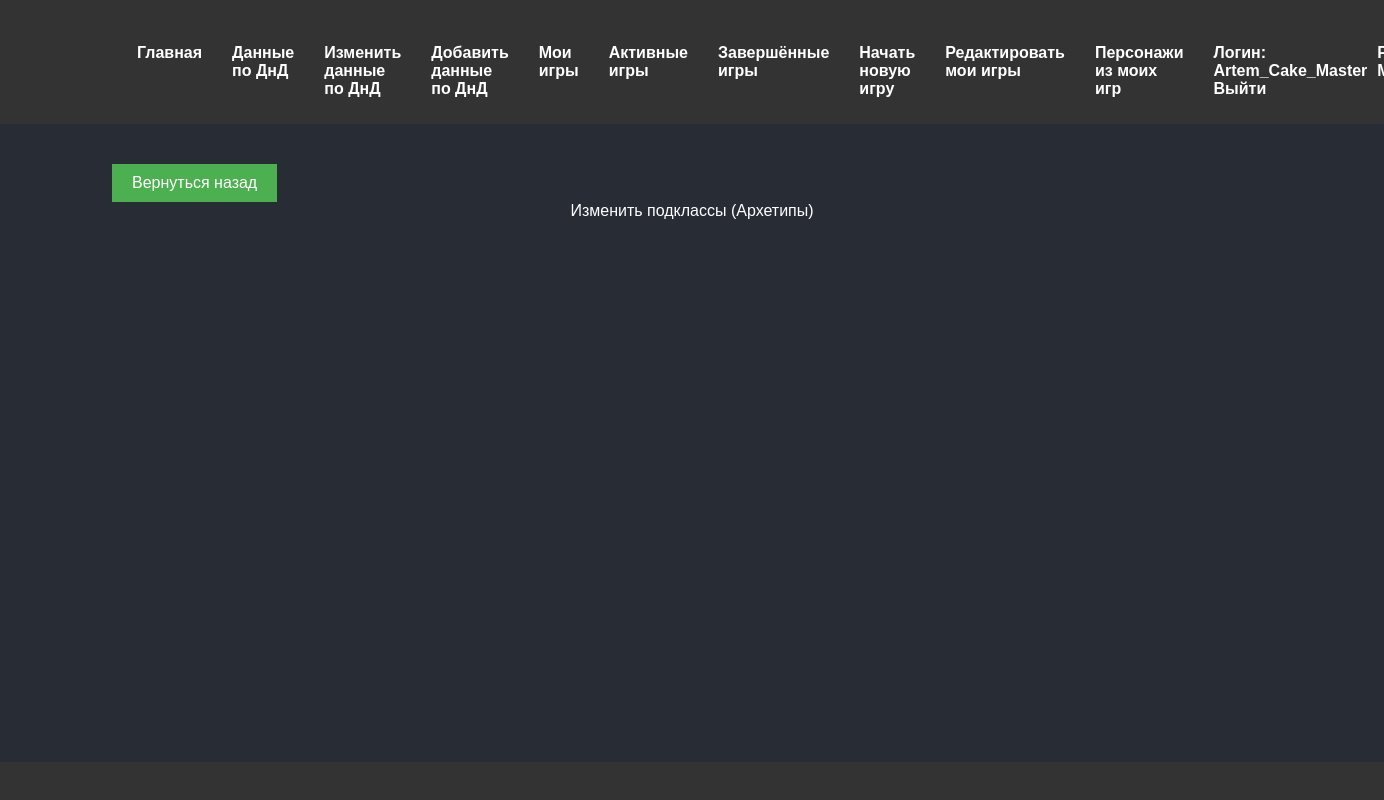
The app's page /EditArchetypes (signed in), older data.
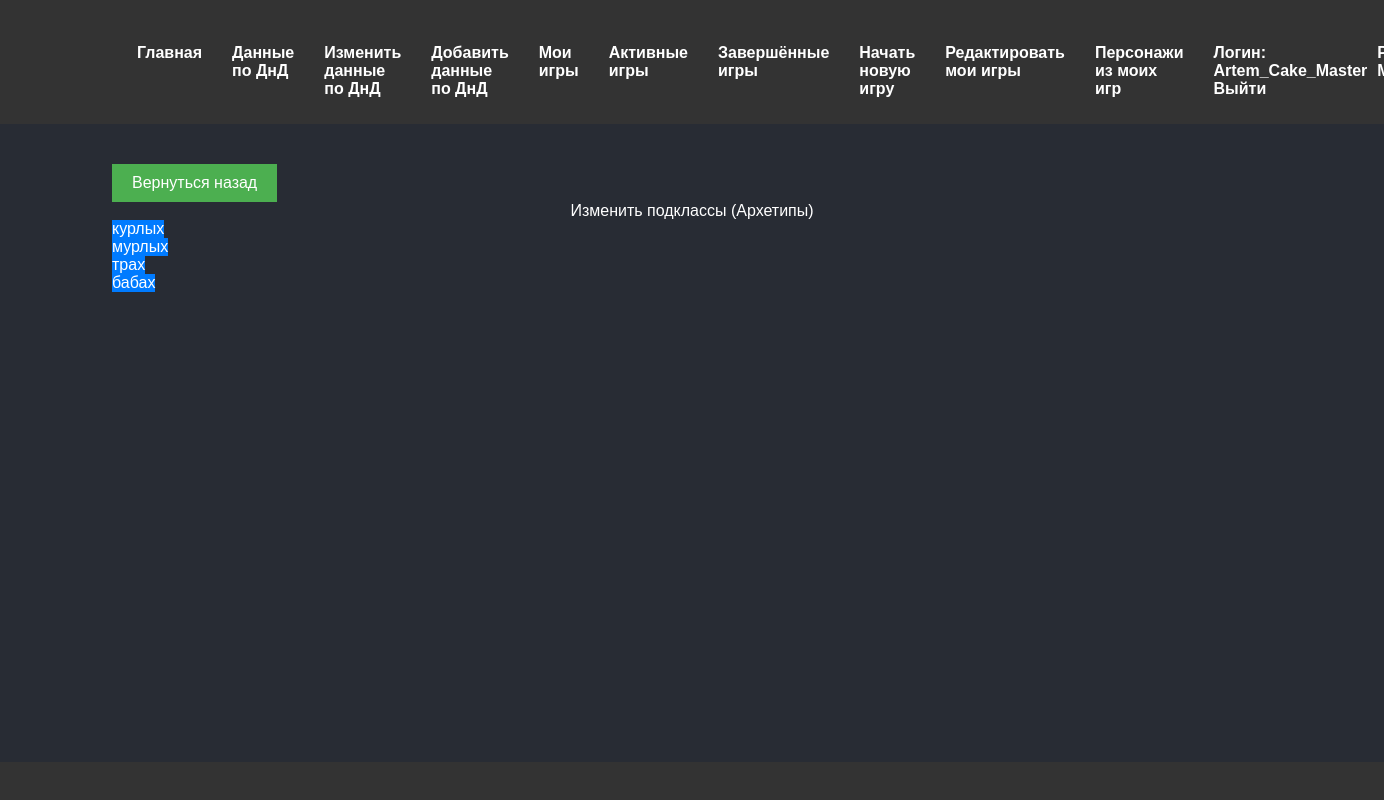
The same page, newer data.
### functions/Classes.py (models this page shows)
class Role(db.Model, RoleMixin):
    __tablename__ = 'Role'
    id       = db.Column(db.Integer(), primary_key=True)
    RoleName = db.Column(db.String(80), unique=True)
    name     = db.Column(db.String(80), unique=True)
    NameUser = db.Column(db.String(80), unique=True)

class User(db.Model, UserMixin):
    __tablename__ = 'User'
    id          = db.Column(db.Integer, autoincrement=True, primary_key=True)
    login       = db.Column(db.String, unique=True)
    password    = db.Column(db.String(255), nullable=False, server_default='')
    active      = db.Column(db.Boolean())
    roles       = db.relationship('Role'  , secondary=Roles_Users
                                                , backref=db.backref("roled", cascade='all,delete',single_parent=True, passive_deletes=True)
                                                , cascade='all,delete'      , single_parent=True)

class Archetypes(db.Model):
    __tablename__ = 'Archetypes'
    id                  = db.Column(db.Integer, primary_key=True)
    Name                = db.Column(db.String(300), nullable=False, unique=True)
    Discription         = db.Column(db.Text, nullable=True)
    ArmorClass          = db.Column(db.Text, nullable=True)
    NotArmorSafe        = db.Column(db.Boolean, nullable=True)
    imageName = db.Column(db.String(300), nullable=True)
    image = db.Column(db.LargeBinary, nullable=True)
    Characteristic      = db.relationship('Characteristices', secondary=Archetypes_Characteristices
                                            , backref=db.backref("ArchetypesCharacteristices"        , cascade='all,delete', single_parent=True, passive_deletes=True)
                                            , cascade='all,delete', single_parent=True)
    DamageResistance    = db.relationship('DamageTypes'     , secondary=Archetypes_ResistanceDamageTypes
                                            , backref=db.backref("ArchetypesResistanceDamageTypes"   , cascade='all,delete', single_parent=True,  passive_deletes=True)
                                            , cascade='all,delete', single_parent=True)
    DamageImmunity      = db.relationship('DamageTypes'     , secondary=Archetypes_ImmunityDamageTypes
                                            , backref=db.backref("ArchetypesImmunityDamageTypes"     , cascade='all,delete', single_parent=True, passive_deletes=True)
                                            , cascade='all,delete', single_parent=True)
    EffectsResistance   = db.relationship('Effects'         , secondary=Archetypes_EffectsResistance
                                            , backref=db.backref("ArchetypesEffectsResistance"       , cascade='all,delete', single_parent=True, passive_deletes=True)
                                            , cascade='all,delete',  single_parent=True)
    Class               = db.relationship('Classes'         , secondary=Archetypes_Classes
                                            , backref=db.backref("ArchetypesClasses"                 , cascade='all,delete', single_parent=True, passive_deletes=True)
                                            , cascade='all,delete', single_parent=True)
    Spell               = db.relationship('Spells'          , secondary=Archetypes_Spells
                                            , backref=db.backref("ArchetypesSpells"                  , cascade='all,delete', single_parent=True, passive_deletes=True)
                                            , cascade='all,delete', single_parent=True)
    Skill               = db.relationship('Skills'          , secondary=Archetypes_Skills
                                            , backref=db.backref("ArchetypesSkills"                  , cascade='all,delete', single_parent=True, passive_deletes=True)
                                            , cascade='all,delete', single_parent=True)
    PossessionArmor     = db.relationship('ArmorTypes'      , secondary=Archetypes_PossessionArmor
                                            , backref=db.backref("ArchetypesPossessionArmor"         , cascade='all,delete', single_parent=True, passive_deletes=True)
                                            , cascade='all,delete', single_parent=True)
    GunOwnership        = db.relationship('Weapoons'        , secondary=Archetypes_GunOwnership
                                            , backref=db.backref("ArchetypesWeapoons"                , cascade='all,delete', single_parent=True, passive_deletes=True)
                                            , cascade='all,delete', single_parent=True)
    ToolOwnership       = db.relationship('Tools'           , secondary=Archetypes_ToolOwnership
                                            , backref=db.backref("ArchetypesTools"                   , cascade='all,delete', single_parent=True, passive_deletes=True)
                                            , cascade='all,delete', single_parent=True)
    Language            = db.relationship('Languages'       , secondary=Archetypes_Languages
                                            , backref=db.backref("ArchetypesLanguages"               , cascade='all,delete', single_parent=True, passive_deletes=True)
                                            , cascade='all,delete', single_parent=True)
    Abilitie            = db.relationship('Abilities'       , secondary=Archetypes_Abilities
                                            , backref=db.backref("ArchetypesAbilities"               , cascade='all,delete', single_parent=True, passive_deletes=True)
                                            , cascade='all,delete', single_parent=True)

### app.py (the view)
@app.route("/EditArchetypes", methods=['GET', 'POST'])
@roles_accepted('Admin', 'Master')
def EditArchetypes():
    archetypes = Archetypes.query.all()
    if request.method == 'POST':
        Date_id = request.form.get('Date_id')
        return OpenEditPost(['Archetypes', Date_id, ['Class']])
    return render_template("EditElementPage.html", Dates=archetypes
                           , TableName='EditArchetypes', TitlePage='Изменить подклассы (Архетипы)',
                           show_back_button=True)

### templates/EditElementPage.html (shortened to what this page needs)
{% extends "base.html" %}
{% block content %}
{% if show_back_button %}
<button id="back-button">Вернуться назад</button>
{% endif %}
<h1>{{ TitlePage }}</h1>
{% for Date in Dates %}
<form method="POST"  id="Edit{{ TableName }}Form{{ Date.id }}" action="{{ TableName }}">
	<button>{{ Date.Name }}</button>
</form>
{% endfor %}
{% endblock %}

### templates/Base.html (shortened to what this page needs)
<!doctype html>
<html lang="en">
   <head>
      <link rel="stylesheet" href="{{ url_for('static', filename='css/main.css') }}">
   </head>
   <body>
   <header class="p-3 text-bg-dark">
      <div class="container">
      {% include 'Menu.html' %}
      </div>
   </header>
   <div class="content container">
       {% block content %} {% endblock %}
   </div>
   <footer>
   </footer>
   </body>
</html>

### templates/Menu.html (shortened to what this page needs)
﻿<div class="container nav-menu" bis_skin_checked="1">
    <ul class="menu-list">
        <li class="nav-item"><a href="{{ url_for('Index') }}">Главная</a></li>
        {% if current_user.is_authenticated %}
        <li class="nav-item"><a href="{{ url_for('VeiwMaterial') }}">Данные по ДнД</a></li>
        {% for role in current_user.roles %}{% if (role.name == 'Admin') or (role.name == 'Master') %}
        <li class="nav-item"><a href="{{ url_for('EditMaterial') }}">Изменить данные по ДнД</a></li>
        <li class="nav-item"><a href="{{ url_for('CreateMaterial') }}">Добавить данные по ДнД</a></li>
        {% endif %}
        <li class="nav-item"><a href="{{ url_for('VeiwMyGames') }}">Мои игры</a></li>
        <li class="nav-item"><a href="{{ url_for('ActiveGames') }}">Активные игры</a></li>
        <li class="nav-item"><a href="{{ url_for('CloseGames') }}">Завершённые игры</a></li>
        {% if (role.name == 'Master') %}
        <li class="nav-item"><a href="{{ url_for('CreateNewGames') }}">Начать новую игру</a></li>
        <li class="nav-item"><a href="{{ url_for('EditMyGames') }}">Редактировать мои игры</a></li>
        <li class="nav-item"><a href="{{ url_for('PersonagesMyGames') }}">Персонажи из моих игр</a></li>
        {% endif %}{% endfor %}{% endif %}
        <li class="nav-item login">
            <ul class="submenu">
                <li>{% if current_user.is_authenticated %}
                    <a href="#"><b>Логин:</b> {{current_user.login}}</a>
                    {% endif %}
                </li>
                <li>{% if current_user.is_authenticated %}
                    {% for role in current_user.roles %}
                    <a href="#"><b>Роль:</b> {{ role.NameUser }}</a>
                    {% endfor %}
                    {% endif %}
                </li>
            </ul>
            {% if current_user.is_authenticated %}
            <a href="/Logout">Выйти</a>
            {% else %}
            <a href="LoginUsers#login" id="login-link" class="btn btn-primary">Войти</a>
            {% endif %}
        </li>
    </ul>
</div>

### static/css/forms.css (style rules this page uses)
h1 { text-align: center; margin-bottom: 20px; }

### static/css/links_and_buttons.css (style rules this page uses)
a { text-decoration: underline; color: blue; cursor: pointer; }
button, span#addRowButton { padding: 10px 20px; background-color: #007bff; color: white; border: none; cursor: pointer; font-size: 16px; }
#back-button { margin-top: 20px; padding: 10px 20px; background-color: #4CAF50; color: white; border: none; cursor: pointer; }

### static/css/media-queries.css (style rules this page uses)
@media screen and (min-width: 1200px) { body { font-size: 16px; } }
@media screen and (min-width: 1200px) { button { padding: 12px 24px; } }
@media screen and (min-width: 1200px) { h1 { font-size: 32px; } }

### static/css/structure.css (style rules this page uses)
html, body { height: 100%; margin: 0; padding: 0; }
body { display: grid; grid-template-rows: auto 1fr auto; min-height: 100vh; }
header, main, footer { width: 100%; }
header { background-color: #333; color: white; padding: 10px 0; }
footer { background-color: #333; color: white; padding: 10px; text-align: center; }
.container { width: 100%; max-width: 1200px; margin: 0 auto; padding: 0 15px; }
.content { padding: 20px; }
.nav-menu ul.menu-list { list-style-type: none; display: flex; justify-content: space-between; background-color: #333; padding: 0; margin: 0; }
.nav-menu ul.menu-list li.nav-item { display: inline-block; padding: 10px 15px; }
.nav-menu ul.menu-list li.nav-item a { color: white; text-decoration: none; font-weight: bold; }
.login ul.submenu { list-style-type: none; display: flex; gap: 10px; align-items: center; }
.login ul.submenu li { padding: 0; }
.login ul.submenu li a { color: white; text-decoration: none; }

### static/css/character-card.css (style rules this page uses)
body { font-family: Arial, sans-serif; background-color: #282c34; color: #ffffff; }

Row changes from the older to the newer data that the page shows:
added Archetypes: Name "курлых"
added Archetypes: Name "мурлых"
added Archetypes: Name "трах"
added Archetypes: Name "бабах"
